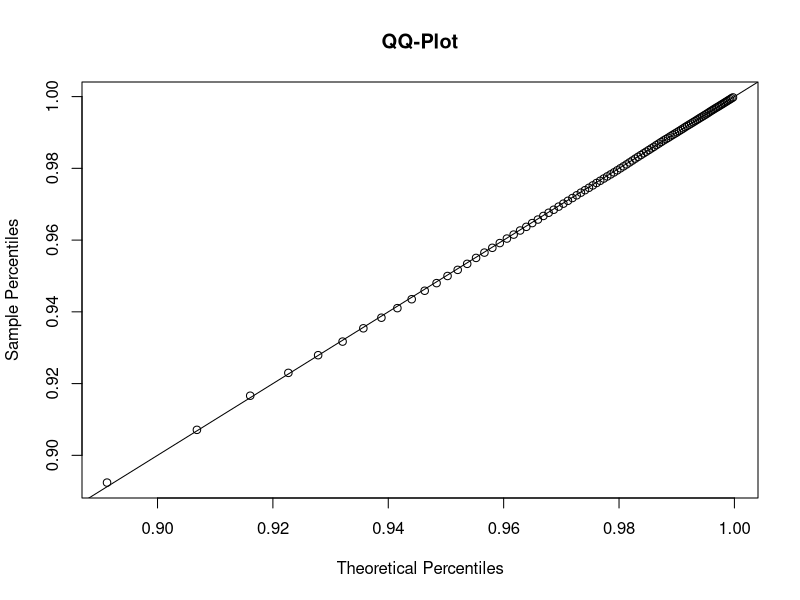

Reproduce this figure in R.
## Question 1 ##

## The function rdist takes in n as its input (default = 1) and
## uses a rejection sampling algorithm to generate n independent 
## realizations of the distribution f(x) = (5/2)x^4
rdist = function(n = 1){
  ## Allocating memory
  z.vec = numeric(n)
  
  ## The heart of the rejection sampling process
  for(i in 1:n){  
     ## The while loop repeatedly draws from the unif(0,1) and unif(-1,1)
    ## until the event occurs. Then we store that realization of z and 
    ## repeat the process n times
    event = FALSE
    while(!event){
      u = runif(1)
      z = runif(1, min = -1, max = 1)
      event = 1*(u<z^4)
    }
    z.vec[i] = z
  }
  return(z.vec)
}

## Generating 50000 realizations of our random variable
y.list = sqrt(abs(rdist(5e4)))

## Simulation based approximate 99% ci
t.test(y.list, conf.level = .99)$conf.int[1:2]


## Question 2 ##
## I define the inversion method as a function here so I can make calls
## to it in the simulation study and keep that a bit neater
inv.mtd = function(n, theta){
  z.list = theta*sqrt(runif(n))
  return(z.list)
}

n=20
theta=4
reps=5e4

## Generating reps independent realizations of V = max(Y_1,...Y_20)/theta
v.list=numeric(reps)
for(i in 1:reps){
  v.list[i]=max(inv.mtd(n=n, theta=theta))/theta
}

probs=seq(from=0.01, to=0.99, by=0.01)
plot(probs^(1/(2*n)), quantile(v.list, probs), xlab = 'Theoretical Percentiles',
     ylab = 'Sample Percentiles', main = 'QQ-Plot')
abline(0,1)


n=20
theta=4
alpha=.05
reps=5e4

captured.list=numeric(reps)
for(i in 1:reps){
  ## Generating a realization of M 
  M = max(inv.mtd(n=n, theta=theta))
  
  ## Checking to see if our interval captured the true theta
  captured.list[i] = 1*(M <= theta & theta <= (M/(alpha)^(.5/n)))
}

## Finding the simulation based score approximate 99% ci for this 
## coverage probability
prop.test(sum(captured.list), reps, conf.level = .99)$conf.int


## Question 3 ##
n=100
sigma.star=.5
beta.star=c(1,0,0)
reps=1e5

b1=numeric(reps)
b2=numeric(reps)
b3=numeric(reps)
for(i in 1:reps){
  ## Generate the data
  X=matrix(rnorm(2*n), nrow=n, ncol=2)
  X=cbind(1,X)
  
  ## Generating realizations of Y
  Y=X%*%beta.star + sigma.star*rnorm(n)
  
  ## Getting estimates for beta.hat and sE
  
  beta.hat = qr.solve(crossprod(X))%*%crossprod(X,Y)
  sE = sqrt(sum((Y-X%*%beta.hat)^2)/(n-3))
  
  ## Finding realizations of cov((beta.hat.j-beta.star)(sE^2 - sigma.star^2))
  b1[i]=(beta.hat[1]-beta.star[1])*(sE^2-sigma.star^2)
  b2[i]=(beta.hat[2]-beta.star[2])*(sE^2-sigma.star^2)
  b3[i]=(beta.hat[3]-beta.star[3])*(sE^2-sigma.star^2)
}

## 95% approx cis
t.test(b1, conf.level = .95)$conf.int[1:2]
t.test(b2, conf.level = .95)$conf.int[1:2]
t.test(b3, conf.level = .95)$conf.int[1:2]



## A function that returns the BIC for a given design matrix and 
## vector of responses
get.bic=function(X, y)
{
  n=dim(X)[1]
  p=dim(X)[2]
  beta.hat=qr.solve(crossprod(X))%*%crossprod(X, y)
  rss=sum((y-X%*%beta.hat)^2)
  bic=n*log(2*pi)+n*log(rss/n) + n + (p+1)*log(n)
  return(bic)
}

## Generating a new design matrix with 100 rows to select from
## and corresponding realizations of Y
X=matrix(rnorm(2*100), nrow=100, ncol=2)
X=cbind(1,X)
sigma.star=.5
beta.star=c(1,0,0)

n.list=c(5,10,20,50,100)
reps=5e4

## Creating a matrix to store our responses
response.mat = matrix(NA, nrow = reps, ncol = length(n.list))

## We repeat the simulation study for each level of n
for(i in 1:length(n.list)){
  ## Choosing the level of n for this simulation
  k = n.list[i]
  for(j in 1:reps){
    ## Subsetting the data and generating realizations of Y
    Xnew = X[1:k,]
    Ynew=Xnew%*%beta.star + sigma.star*rnorm(k)
    
    ## Defining the null model design matrix
    X0 = as.matrix(Xnew[,-c(2,3)])
    
    ## Storing the results of this replication. 1 indicates
    ## that bic failed to select the null (correct) model
    response.mat[j,i] = 1*(get.bic(X=Xnew, y=Ynew) < get.bic(X=X0, y=Ynew))
  }
}
apply(response.mat, 2, mean)










